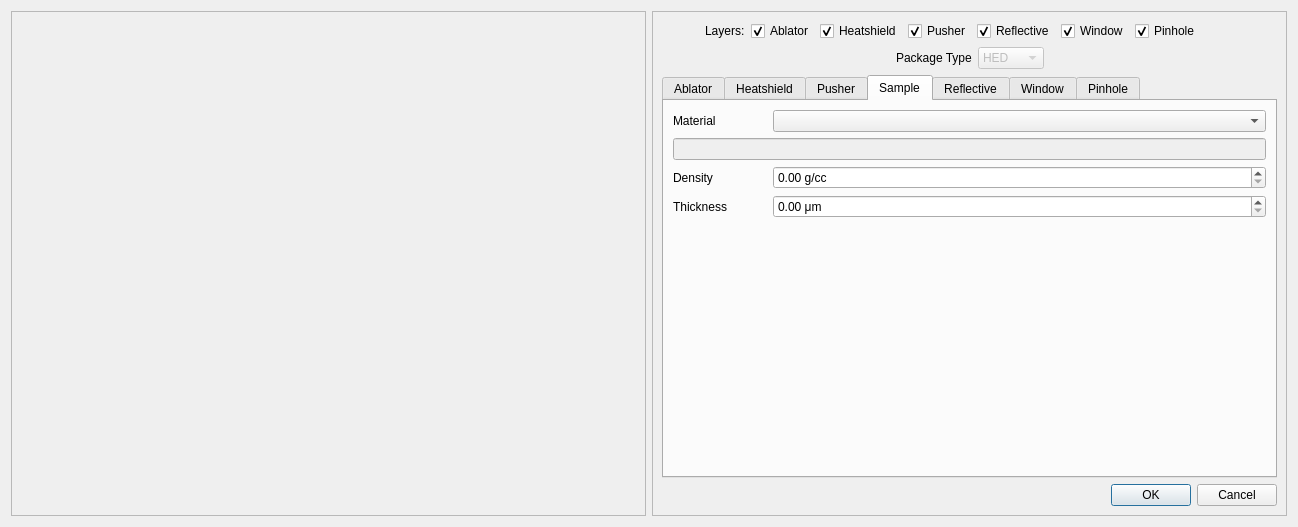
<?xml version="1.0" encoding="UTF-8"?>
<ui version="4.0">
 <class>PhysicsPackageEditor</class>
 <widget class="QDialog" name="PhysicsPackageEditor">
  <property name="geometry">
   <rect>
    <x>0</x>
    <y>0</y>
    <width>1298</width>
    <height>527</height>
   </rect>
  </property>
  <property name="sizePolicy">
   <sizepolicy hsizetype="Fixed" vsizetype="Fixed">
    <horstretch>0</horstretch>
    <verstretch>0</verstretch>
   </sizepolicy>
  </property>
  <property name="windowTitle">
   <string>Physics Package Manager</string>
  </property>
  <layout class="QGridLayout" name="gridLayout_5">
   <item row="0" column="0">
    <widget class="QFrame" name="diagram_frame">
     <property name="sizePolicy">
      <sizepolicy hsizetype="MinimumExpanding" vsizetype="MinimumExpanding">
       <horstretch>0</horstretch>
       <verstretch>0</verstretch>
      </sizepolicy>
     </property>
     <property name="minimumSize">
      <size>
       <width>420</width>
       <height>420</height>
      </size>
     </property>
     <property name="frameShape">
      <enum>QFrame::StyledPanel</enum>
     </property>
     <property name="frameShadow">
      <enum>QFrame::Raised</enum>
     </property>
     <layout class="QVBoxLayout" name="verticalLayout">
      <item>
       <layout class="QVBoxLayout" name="diagram"/>
      </item>
     </layout>
    </widget>
   </item>
   <item row="0" column="1">
    <widget class="QFrame" name="inputs">
     <property name="sizePolicy">
      <sizepolicy hsizetype="MinimumExpanding" vsizetype="MinimumExpanding">
       <horstretch>0</horstretch>
       <verstretch>0</verstretch>
      </sizepolicy>
     </property>
     <property name="minimumSize">
      <size>
       <width>315</width>
       <height>420</height>
      </size>
     </property>
     <property name="frameShape">
      <enum>QFrame::StyledPanel</enum>
     </property>
     <property name="frameShadow">
      <enum>QFrame::Raised</enum>
     </property>
     <layout class="QGridLayout" name="gridLayout_4">
      <item row="0" column="0">
       <layout class="QHBoxLayout" name="horizontal_layout">
        <item>
         <spacer name="horizontal_spacer">
          <property name="orientation">
           <enum>Qt::Horizontal</enum>
          </property>
          <property name="sizeHint" stdset="0">
           <size>
            <width>40</width>
            <height>20</height>
           </size>
          </property>
         </spacer>
        </item>
        <item>
         <widget class="QLabel" name="layers_label">
          <property name="text">
           <string>Layers:</string>
          </property>
         </widget>
        </item>
        <item>
         <widget class="QCheckBox" name="show_ablator">
          <property name="text">
           <string>Ablator</string>
          </property>
          <property name="checked">
           <bool>true</bool>
          </property>
         </widget>
        </item>
        <item>
         <widget class="QCheckBox" name="show_heatshield">
          <property name="text">
           <string>Heatshield</string>
          </property>
          <property name="checked">
           <bool>true</bool>
          </property>
         </widget>
        </item>
        <item>
         <widget class="QCheckBox" name="show_pusher">
          <property name="text">
           <string>Pusher</string>
          </property>
          <property name="checked">
           <bool>true</bool>
          </property>
         </widget>
        </item>
        <item>
         <widget class="QCheckBox" name="show_reflective">
          <property name="text">
           <string>Reflective</string>
          </property>
          <property name="checked">
           <bool>true</bool>
          </property>
         </widget>
        </item>
        <item>
         <widget class="QCheckBox" name="show_window">
          <property name="text">
           <string>Window</string>
          </property>
          <property name="checked">
           <bool>true</bool>
          </property>
         </widget>
        </item>
        <item>
         <widget class="QCheckBox" name="show_pinhole">
          <property name="text">
           <string>Pinhole</string>
          </property>
          <property name="checked">
           <bool>true</bool>
          </property>
         </widget>
        </item>
        <item>
         <spacer name="horizontal_spacer_2">
          <property name="orientation">
           <enum>Qt::Horizontal</enum>
          </property>
          <property name="sizeHint" stdset="0">
           <size>
            <width>77</width>
            <height>20</height>
           </size>
          </property>
         </spacer>
        </item>
       </layout>
      </item>
      <item row="3" column="0">
       <widget class="QDialogButtonBox" name="button_box">
        <property name="standardButtons">
         <set>QDialogButtonBox::Cancel|QDialogButtonBox::Ok</set>
        </property>
       </widget>
      </item>
      <item row="1" column="0">
       <layout class="QHBoxLayout" name="horizontal_layout_2">
        <item>
         <spacer name="horizontal_spacer_3">
          <property name="orientation">
           <enum>Qt::Horizontal</enum>
          </property>
          <property name="sizeHint" stdset="0">
           <size>
            <width>40</width>
            <height>20</height>
           </size>
          </property>
         </spacer>
        </item>
        <item>
         <widget class="QLabel" name="label">
          <property name="text">
           <string>Package Type</string>
          </property>
          <property name="buddy">
           <cstring>comboBox</cstring>
          </property>
         </widget>
        </item>
        <item>
         <widget class="QComboBox" name="comboBox">
          <property name="enabled">
           <bool>false</bool>
          </property>
          <property name="currentIndex">
           <number>0</number>
          </property>
          <item>
           <property name="text">
            <string>HED</string>
           </property>
          </item>
          <item>
           <property name="text">
            <string>HEDM</string>
           </property>
          </item>
         </widget>
        </item>
        <item>
         <spacer name="horizontal_spacer_4">
          <property name="orientation">
           <enum>Qt::Horizontal</enum>
          </property>
          <property name="sizeHint" stdset="0">
           <size>
            <width>40</width>
            <height>20</height>
           </size>
          </property>
         </spacer>
        </item>
       </layout>
      </item>
      <item row="2" column="0">
       <widget class="QTabWidget" name="tab_widget">
        <property name="tabPosition">
         <enum>QTabWidget::North</enum>
        </property>
        <property name="currentIndex">
         <number>3</number>
        </property>
        <widget class="QWidget" name="ablator_tab">
         <attribute name="title">
          <string>Ablator</string>
         </attribute>
         <layout class="QGridLayout" name="gridLayout_3">
          <item row="2" column="0">
           <widget class="QLabel" name="ablator_density_label">
            <property name="text">
             <string>Density</string>
            </property>
            <property name="buddy">
             <cstring>ablator_density</cstring>
            </property>
           </widget>
          </item>
          <item row="4" column="0">
           <spacer name="ablator_vertical_spacer">
            <property name="orientation">
             <enum>Qt::Vertical</enum>
            </property>
            <property name="sizeHint" stdset="0">
             <size>
              <width>20</width>
              <height>160</height>
             </size>
            </property>
           </spacer>
          </item>
          <item row="0" column="0">
           <widget class="QLabel" name="ablator_material_label">
            <property name="text">
             <string>Material</string>
            </property>
            <property name="buddy">
             <cstring>ablator_material</cstring>
            </property>
           </widget>
          </item>
          <item row="1" column="0" colspan="6">
           <widget class="QLineEdit" name="ablator_material_input">
            <property name="enabled">
             <bool>false</bool>
            </property>
           </widget>
          </item>
          <item row="3" column="0">
           <widget class="QLabel" name="ablator_thickness_label">
            <property name="text">
             <string>Thickness</string>
            </property>
            <property name="buddy">
             <cstring>ablator_thickness</cstring>
            </property>
           </widget>
          </item>
          <item row="3" column="1" colspan="5">
           <widget class="ScientificDoubleSpinBox" name="ablator_thickness">
            <property name="suffix">
             <string> μm</string>
            </property>
            <property name="singleStep">
             <double>0.100000000000000</double>
            </property>
           </widget>
          </item>
          <item row="2" column="1" colspan="5">
           <widget class="ScientificDoubleSpinBox" name="ablator_density">
            <property name="enabled">
             <bool>true</bool>
            </property>
            <property name="suffix">
             <string> g/cc</string>
            </property>
           </widget>
          </item>
          <item row="0" column="1" colspan="5">
           <widget class="QComboBox" name="ablator_material"/>
          </item>
         </layout>
        </widget>
        <widget class="QWidget" name="heatshield_tab">
         <attribute name="title">
          <string>Heatshield</string>
         </attribute>
         <layout class="QGridLayout" name="gridLayout_7">
          <item row="0" column="0">
           <widget class="QLabel" name="heatshield_material_label">
            <property name="text">
             <string>Material</string>
            </property>
            <property name="buddy">
             <cstring>heatshield_material</cstring>
            </property>
           </widget>
          </item>
          <item row="4" column="0">
           <spacer name="heatshield_vertical_spacer">
            <property name="orientation">
             <enum>Qt::Vertical</enum>
            </property>
            <property name="sizeHint" stdset="0">
             <size>
              <width>20</width>
              <height>160</height>
             </size>
            </property>
           </spacer>
          </item>
          <item row="1" column="0" colspan="6">
           <widget class="QLineEdit" name="heatshield_material_input">
            <property name="enabled">
             <bool>false</bool>
            </property>
           </widget>
          </item>
          <item row="3" column="0">
           <widget class="QLabel" name="heatshield_thickness_label">
            <property name="text">
             <string>Thickness</string>
            </property>
            <property name="buddy">
             <cstring>heatshield_thickness</cstring>
            </property>
           </widget>
          </item>
          <item row="2" column="0">
           <widget class="QLabel" name="heatshield_density_label">
            <property name="text">
             <string>Density</string>
            </property>
            <property name="buddy">
             <cstring>heatshield_density</cstring>
            </property>
           </widget>
          </item>
          <item row="3" column="1" colspan="5">
           <widget class="ScientificDoubleSpinBox" name="heatshield_thickness">
            <property name="suffix">
             <string> μm</string>
            </property>
            <property name="singleStep">
             <double>0.100000000000000</double>
            </property>
           </widget>
          </item>
          <item row="2" column="1" colspan="5">
           <widget class="ScientificDoubleSpinBox" name="heatshield_density">
            <property name="enabled">
             <bool>true</bool>
            </property>
            <property name="suffix">
             <string> g/cc</string>
            </property>
           </widget>
          </item>
          <item row="0" column="1" colspan="5">
           <widget class="QComboBox" name="heatshield_material"/>
          </item>
         </layout>
        </widget>
        <widget class="QWidget" name="pusher_tab">
         <attribute name="title">
          <string>Pusher</string>
         </attribute>
         <layout class="QGridLayout" name="gridLayout_8">
          <item row="0" column="0">
           <widget class="QLabel" name="pusher_material_label">
            <property name="text">
             <string>Material</string>
            </property>
            <property name="buddy">
             <cstring>pusher_material</cstring>
            </property>
           </widget>
          </item>
          <item row="4" column="0">
           <spacer name="pusher_vertical_spacer">
            <property name="orientation">
             <enum>Qt::Vertical</enum>
            </property>
            <property name="sizeHint" stdset="0">
             <size>
              <width>20</width>
              <height>160</height>
             </size>
            </property>
           </spacer>
          </item>
          <item row="1" column="0" colspan="6">
           <widget class="QLineEdit" name="pusher_material_input">
            <property name="enabled">
             <bool>false</bool>
            </property>
           </widget>
          </item>
          <item row="2" column="0">
           <widget class="QLabel" name="pusher_density_label">
            <property name="text">
             <string>Density</string>
            </property>
            <property name="buddy">
             <cstring>pusher_density</cstring>
            </property>
           </widget>
          </item>
          <item row="3" column="0">
           <widget class="QLabel" name="pusher_thickness_label">
            <property name="text">
             <string>Thickness</string>
            </property>
            <property name="buddy">
             <cstring>pusher_thickness</cstring>
            </property>
           </widget>
          </item>
          <item row="3" column="1" colspan="5">
           <widget class="ScientificDoubleSpinBox" name="pusher_thickness">
            <property name="suffix">
             <string> μm</string>
            </property>
            <property name="singleStep">
             <double>0.100000000000000</double>
            </property>
           </widget>
          </item>
          <item row="2" column="1" colspan="5">
           <widget class="ScientificDoubleSpinBox" name="pusher_density">
            <property name="enabled">
             <bool>true</bool>
            </property>
            <property name="suffix">
             <string> g/cc</string>
            </property>
           </widget>
          </item>
          <item row="0" column="1" colspan="5">
           <widget class="QComboBox" name="pusher_material"/>
          </item>
         </layout>
        </widget>
        <widget class="QWidget" name="sample_tab">
         <attribute name="title">
          <string>Sample</string>
         </attribute>
         <layout class="QGridLayout" name="gridLayout">
          <item row="3" column="0">
           <widget class="QLabel" name="sample_density_label">
            <property name="text">
             <string>Density</string>
            </property>
            <property name="buddy">
             <cstring>sample_density</cstring>
            </property>
           </widget>
          </item>
          <item row="4" column="1" colspan="5">
           <widget class="ScientificDoubleSpinBox" name="sample_thickness">
            <property name="suffix">
             <string> μm</string>
            </property>
            <property name="singleStep">
             <double>0.100000000000000</double>
            </property>
           </widget>
          </item>
          <item row="2" column="0" colspan="6">
           <widget class="QLineEdit" name="sample_material_input">
            <property name="enabled">
             <bool>false</bool>
            </property>
           </widget>
          </item>
          <item row="3" column="1" colspan="5">
           <widget class="ScientificDoubleSpinBox" name="sample_density">
            <property name="enabled">
             <bool>true</bool>
            </property>
            <property name="suffix">
             <string> g/cc</string>
            </property>
           </widget>
          </item>
          <item row="4" column="0">
           <widget class="QLabel" name="sample_thickness_label">
            <property name="text">
             <string>Thickness</string>
            </property>
            <property name="buddy">
             <cstring>sample_thickness</cstring>
            </property>
           </widget>
          </item>
          <item row="0" column="0">
           <widget class="QLabel" name="sample_material_label">
            <property name="text">
             <string>Material</string>
            </property>
            <property name="buddy">
             <cstring>sample_material</cstring>
            </property>
           </widget>
          </item>
          <item row="0" column="1" colspan="5">
           <widget class="QComboBox" name="sample_material"/>
          </item>
          <item row="5" column="0">
           <spacer name="sample_vertical_spacer">
            <property name="orientation">
             <enum>Qt::Vertical</enum>
            </property>
            <property name="sizeHint" stdset="0">
             <size>
              <width>20</width>
              <height>40</height>
             </size>
            </property>
           </spacer>
          </item>
         </layout>
        </widget>
        <widget class="QWidget" name="reflective_tab">
         <attribute name="title">
          <string>Reflective</string>
         </attribute>
         <layout class="QGridLayout" name="gridLayout_9">
          <item row="1" column="0" colspan="6">
           <widget class="QLineEdit" name="reflective_material_input">
            <property name="enabled">
             <bool>false</bool>
            </property>
           </widget>
          </item>
          <item row="2" column="0">
           <widget class="QLabel" name="reflective_density_label">
            <property name="text">
             <string>Density</string>
            </property>
            <property name="buddy">
             <cstring>pusher_density</cstring>
            </property>
           </widget>
          </item>
          <item row="3" column="0">
           <widget class="QLabel" name="reflective_thickness_label">
            <property name="text">
             <string>Thickness</string>
            </property>
            <property name="buddy">
             <cstring>pusher_thickness</cstring>
            </property>
           </widget>
          </item>
          <item row="0" column="0">
           <widget class="QLabel" name="reflective_material_label">
            <property name="text">
             <string>Material</string>
            </property>
            <property name="buddy">
             <cstring>pusher_material</cstring>
            </property>
           </widget>
          </item>
          <item row="4" column="0">
           <spacer name="reflective_vertical_spacer">
            <property name="orientation">
             <enum>Qt::Vertical</enum>
            </property>
            <property name="sizeHint" stdset="0">
             <size>
              <width>20</width>
              <height>40</height>
             </size>
            </property>
           </spacer>
          </item>
          <item row="3" column="1" colspan="5">
           <widget class="ScientificDoubleSpinBox" name="reflective_thickness">
            <property name="suffix">
             <string> μm</string>
            </property>
            <property name="singleStep">
             <double>0.100000000000000</double>
            </property>
           </widget>
          </item>
          <item row="2" column="1" colspan="5">
           <widget class="ScientificDoubleSpinBox" name="reflective_density">
            <property name="enabled">
             <bool>true</bool>
            </property>
            <property name="suffix">
             <string> g/cc</string>
            </property>
           </widget>
          </item>
          <item row="0" column="1" colspan="5">
           <widget class="QComboBox" name="reflective_material"/>
          </item>
         </layout>
        </widget>
        <widget class="QWidget" name="window_tab">
         <attribute name="title">
          <string>Window</string>
         </attribute>
         <layout class="QGridLayout" name="gridLayout_2">
          <item row="3" column="1" colspan="3">
           <widget class="ScientificDoubleSpinBox" name="window_thickness">
            <property name="suffix">
             <string> μm</string>
            </property>
            <property name="singleStep">
             <double>0.100000000000000</double>
            </property>
           </widget>
          </item>
          <item row="0" column="0">
           <widget class="QLabel" name="window_material_label">
            <property name="text">
             <string>Material</string>
            </property>
            <property name="buddy">
             <cstring>window_material</cstring>
            </property>
           </widget>
          </item>
          <item row="0" column="1" colspan="3">
           <widget class="QComboBox" name="window_material"/>
          </item>
          <item row="2" column="0">
           <widget class="QLabel" name="window_density_label">
            <property name="text">
             <string>Density</string>
            </property>
            <property name="buddy">
             <cstring>window_density</cstring>
            </property>
           </widget>
          </item>
          <item row="3" column="0">
           <widget class="QLabel" name="window_thickness_label">
            <property name="text">
             <string>Thickness</string>
            </property>
            <property name="buddy">
             <cstring>window_thickness</cstring>
            </property>
           </widget>
          </item>
          <item row="2" column="1" colspan="3">
           <widget class="ScientificDoubleSpinBox" name="window_density">
            <property name="enabled">
             <bool>true</bool>
            </property>
            <property name="suffix">
             <string> g/cc</string>
            </property>
           </widget>
          </item>
          <item row="1" column="0" colspan="4">
           <widget class="QLineEdit" name="window_material_input">
            <property name="enabled">
             <bool>false</bool>
            </property>
           </widget>
          </item>
          <item row="4" column="0">
           <spacer name="window_vertical_spacer">
            <property name="orientation">
             <enum>Qt::Vertical</enum>
            </property>
            <property name="sizeHint" stdset="0">
             <size>
              <width>20</width>
              <height>40</height>
             </size>
            </property>
           </spacer>
          </item>
         </layout>
        </widget>
        <widget class="QWidget" name="pinhole_tab">
         <attribute name="title">
          <string>Pinhole</string>
         </attribute>
         <layout class="QGridLayout" name="gridLayout_6">
          <item row="0" column="0">
           <widget class="QLabel" name="pinhole_material_label">
            <property name="text">
             <string>Material</string>
            </property>
            <property name="buddy">
             <cstring>pinhole_material</cstring>
            </property>
           </widget>
          </item>
          <item row="3" column="1" colspan="3">
           <widget class="ScientificDoubleSpinBox" name="pinhole_thickness">
            <property name="suffix">
             <string> μm</string>
            </property>
            <property name="singleStep">
             <double>0.100000000000000</double>
            </property>
           </widget>
          </item>
          <item row="6" column="0">
           <spacer name="pinhole_vertical_spacer">
            <property name="orientation">
             <enum>Qt::Vertical</enum>
            </property>
            <property name="sizeHint" stdset="0">
             <size>
              <width>20</width>
              <height>40</height>
             </size>
            </property>
           </spacer>
          </item>
          <item row="0" column="1" colspan="3">
           <widget class="QComboBox" name="pinhole_material"/>
          </item>
          <item row="2" column="1" colspan="3">
           <widget class="ScientificDoubleSpinBox" name="pinhole_density">
            <property name="enabled">
             <bool>true</bool>
            </property>
            <property name="suffix">
             <string> g/cc</string>
            </property>
           </widget>
          </item>
          <item row="3" column="0">
           <widget class="QLabel" name="pinhole_thickness_label">
            <property name="text">
             <string>Thickness</string>
            </property>
            <property name="buddy">
             <cstring>pinhole_thickness</cstring>
            </property>
           </widget>
          </item>
          <item row="4" column="0">
           <widget class="QLabel" name="pinhole_diameter_label">
            <property name="text">
             <string>Diameter</string>
            </property>
            <property name="buddy">
             <cstring>pinhole_diameter</cstring>
            </property>
           </widget>
          </item>
          <item row="1" column="0" colspan="4">
           <widget class="QLineEdit" name="pinhole_material_input">
            <property name="enabled">
             <bool>false</bool>
            </property>
           </widget>
          </item>
          <item row="2" column="0">
           <widget class="QLabel" name="pinhole_density_label">
            <property name="text">
             <string>Density</string>
            </property>
            <property name="buddy">
             <cstring>pinhole_density</cstring>
            </property>
           </widget>
          </item>
          <item row="4" column="1" colspan="3">
           <widget class="ScientificDoubleSpinBox" name="pinhole_diameter">
            <property name="suffix">
             <string> μm</string>
            </property>
           </widget>
          </item>
          <item row="5" column="0">
           <widget class="QLabel" name="absorption_length_label">
            <property name="text">
             <string>Absorption Length</string>
            </property>
            <property name="buddy">
             <cstring>absorption_length</cstring>
            </property>
           </widget>
          </item>
          <item row="5" column="1" colspan="3">
           <widget class="ScientificDoubleSpinBox" name="absorption_length">
            <property name="singleStep">
             <double>0.100000000000000</double>
            </property>
           </widget>
          </item>
         </layout>
        </widget>
       </widget>
      </item>
     </layout>
    </widget>
   </item>
  </layout>
 </widget>
 <customwidgets>
  <customwidget>
   <class>ScientificDoubleSpinBox</class>
   <extends>QDoubleSpinBox</extends>
   <header>scientificspinbox.h</header>
  </customwidget>
 </customwidgets>
 <tabstops>
  <tabstop>show_ablator</tabstop>
  <tabstop>show_heatshield</tabstop>
  <tabstop>show_pusher</tabstop>
  <tabstop>show_reflective</tabstop>
  <tabstop>show_window</tabstop>
  <tabstop>show_pinhole</tabstop>
  <tabstop>comboBox</tabstop>
  <tabstop>tab_widget</tabstop>
  <tabstop>ablator_material</tabstop>
  <tabstop>ablator_material_input</tabstop>
  <tabstop>ablator_density</tabstop>
  <tabstop>ablator_thickness</tabstop>
  <tabstop>heatshield_material</tabstop>
  <tabstop>heatshield_material_input</tabstop>
  <tabstop>heatshield_density</tabstop>
  <tabstop>heatshield_thickness</tabstop>
  <tabstop>pusher_material</tabstop>
  <tabstop>pusher_material_input</tabstop>
  <tabstop>pusher_density</tabstop>
  <tabstop>pusher_thickness</tabstop>
  <tabstop>sample_material</tabstop>
  <tabstop>sample_material_input</tabstop>
  <tabstop>sample_density</tabstop>
  <tabstop>sample_thickness</tabstop>
  <tabstop>reflective_material</tabstop>
  <tabstop>reflective_material_input</tabstop>
  <tabstop>reflective_density</tabstop>
  <tabstop>reflective_thickness</tabstop>
  <tabstop>window_material</tabstop>
  <tabstop>window_material_input</tabstop>
  <tabstop>window_density</tabstop>
  <tabstop>window_thickness</tabstop>
  <tabstop>pinhole_material</tabstop>
  <tabstop>pinhole_material_input</tabstop>
  <tabstop>pinhole_density</tabstop>
  <tabstop>pinhole_thickness</tabstop>
  <tabstop>pinhole_diameter</tabstop>
  <tabstop>absorption_length</tabstop>
 </tabstops>
 <resources/>
 <connections/>
</ui>
